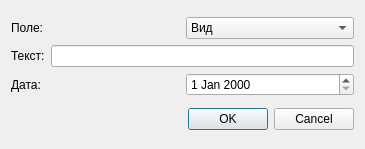
<?xml version="1.0" encoding="UTF-8"?>
<ui version="4.0">
 <class>SearchFieldDialog</class>
 <widget class="QDialog" name="SearchFieldDialog">
  <property name="geometry">
   <rect>
    <x>0</x>
    <y>0</y>
    <width>365</width>
    <height>149</height>
   </rect>
  </property>
  <property name="windowTitle">
   <string>Dialog</string>
  </property>
  <layout class="QVBoxLayout" name="verticalLayout_2">
   <item>
    <layout class="QHBoxLayout" name="horizontalLayout_4">
     <item>
      <layout class="QVBoxLayout" name="verticalLayout">
       <item>
        <layout class="QHBoxLayout" name="horizontalLayout">
         <item>
          <widget class="QLabel" name="label_2">
           <property name="text">
            <string>Поле:</string>
           </property>
          </widget>
         </item>
         <item>
          <widget class="QComboBox" name="comboBox">
           <item>
            <property name="text">
             <string>Вид</string>
            </property>
           </item>
           <item>
            <property name="text">
             <string>Владелец</string>
            </property>
           </item>
           <item>
            <property name="text">
             <string>Оказываемая услуга</string>
            </property>
           </item>
           <item>
            <property name="text">
             <string>Дата поступления</string>
            </property>
           </item>
          </widget>
         </item>
        </layout>
       </item>
       <item>
        <layout class="QHBoxLayout" name="horizontalLayout_2">
         <item>
          <widget class="QLabel" name="label_text">
           <property name="text">
            <string>Текст:</string>
           </property>
          </widget>
         </item>
         <item>
          <widget class="QLineEdit" name="lineEdit"/>
         </item>
        </layout>
       </item>
       <item>
        <layout class="QHBoxLayout" name="horizontalLayout_3">
         <item>
          <widget class="QLabel" name="label_date">
           <property name="text">
            <string>Дата:</string>
           </property>
          </widget>
         </item>
         <item>
          <widget class="QDateEdit" name="dateEdit">
           <property name="enabled">
            <bool>true</bool>
           </property>
          </widget>
         </item>
        </layout>
       </item>
      </layout>
     </item>
    </layout>
   </item>
   <item>
    <layout class="QHBoxLayout" name="horizontalLayout_5">
     <item>
      <spacer name="horizontalSpacer">
       <property name="orientation">
        <enum>Qt::Horizontal</enum>
       </property>
       <property name="sizeHint" stdset="0">
        <size>
         <width>40</width>
         <height>20</height>
        </size>
       </property>
      </spacer>
     </item>
     <item>
      <widget class="QDialogButtonBox" name="buttonBox">
       <property name="standardButtons">
        <set>QDialogButtonBox::Cancel|QDialogButtonBox::Ok</set>
       </property>
      </widget>
     </item>
    </layout>
   </item>
  </layout>
 </widget>
 <resources/>
 <connections/>
</ui>
